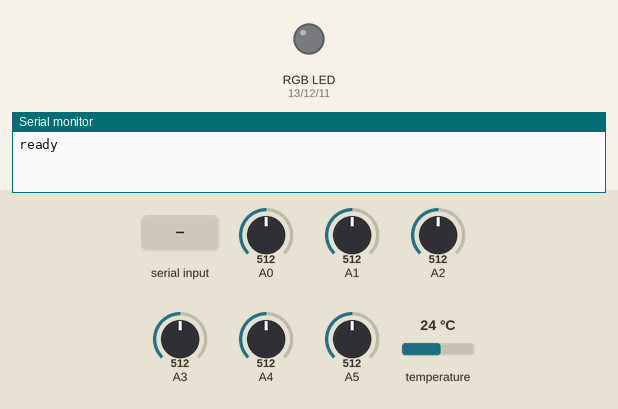
A sketch run on a simulated Arduino Uno, built with avr-gcc and run on an emulated ATmega328P. Shown: an RGB LED mixed from three pins (HIGH = lit), the last lines printed to the serial monitor. Inputs (shaded band) come from the test bench; at power-on: A0 = 512, A1 = 512, A2 = 512, A3 = 512, A4 = 512, A5 = 512, temperature 24 °C.

Above: at 0.8 s.
0.9 s: "go" received over Serial
3.9 s: "R" received over Serial
At 6.5 s:
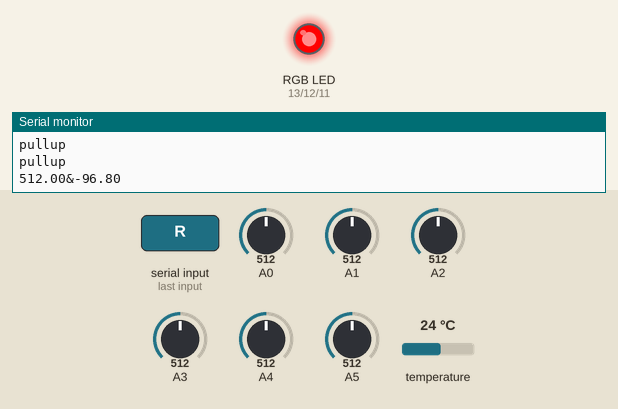
6.9 s: "G" received over Serial
At 8.7 s:
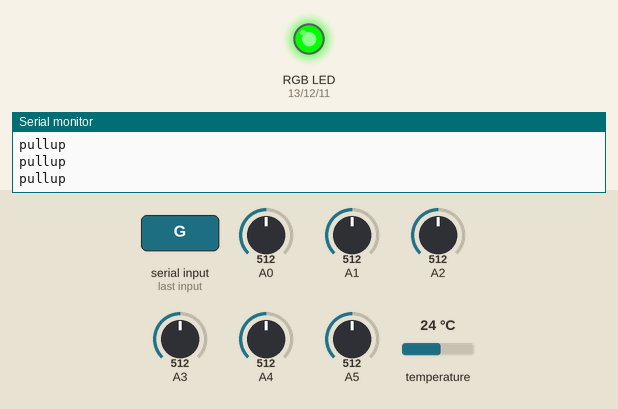
9.4 s: "B" received over Serial
At 10.7 s:
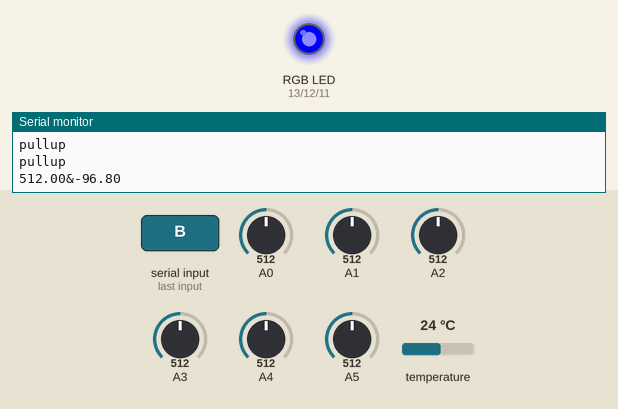
11.9 s: "RG" received over Serial
At 13.8 s:
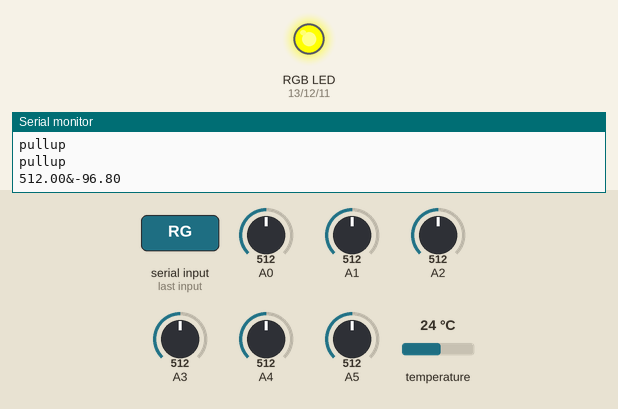
14.4 s: "RB" received over Serial
At 15.7 s:
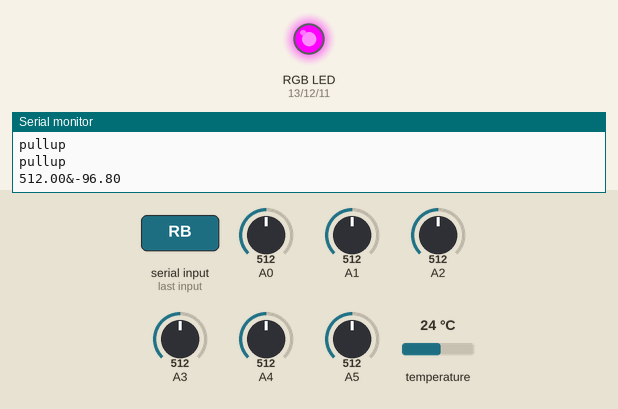
Timing chart, 0 to 17.4 s (numbered marks = the images above; inputs shaded):
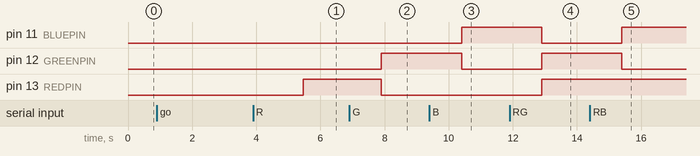

The sketch:

Assess.ino
```cpp
#include <OneWire.h>
#include <DallasTemperature.h>
#define ONE_WIRE_BUS 2
#define REDPIN 13
#define GREENPIN 12
#define BLUEPIN 11

OneWire oneWire(ONE_WIRE_BUS);
float calibrated[5];
double avg;
DallasTemperature sensors(&oneWire);
double raw;

String in;

void setup(void)
{
  Serial.begin(9600);
    pinMode(A0, INPUT);
  pinMode(A1, INPUT);
  pinMode(A2, INPUT);
  pinMode(A3, INPUT);
  pinMode(A4, INPUT);
  pinMode(A5, INPUT);
  pinMode(REDPIN, OUTPUT);
  pinMode(GREENPIN, OUTPUT);
  pinMode(BLUEPIN, OUTPUT);
  String status_  = "";
  while(!status_.equals("go"))
  {
    Serial.println("ready");
    status_ = Serial.readString();
    status_.trim();
  }
  Serial.println("RECEIVED HANDSHAKE");
}

void loop(void)
{
  avg = 0;
 sensors.requestTemperatures(); // Send the command to get temperature readings
 for(int i = 0; i < 5; i ++)
 {
  calibrated[i] = sensors.getTempCByIndex(i);
  avg += sensors.getTempCByIndex(i);
  if(calibrated[i] == -127)
  {
    Serial.println("pullup");
  }
 }
 avg = avg/5;
 raw = analogRead(A0);
 raw += analogRead(A1);
 raw += analogRead(A2);
 raw += analogRead(A3);
 raw += analogRead(A4);
 raw += analogRead(A5);
 raw /=6;
 //Serial.print("This is the average");
 String rawS = String(raw);
 Serial.println(rawS + "&" + avg);


 in = Serial.readString();
 in.trim();
 if(in.equals("R"))
 {
    digitalWrite(REDPIN, HIGH);
    digitalWrite(GREENPIN, LOW);
    digitalWrite(BLUEPIN, LOW);

 }
 else if(in.equals("G"))
 {
  digitalWrite(REDPIN, LOW);
    digitalWrite(GREENPIN, HIGH);
    digitalWrite(BLUEPIN, LOW);

 }
  else if(in.equals("B"))
 {
 digitalWrite(REDPIN, LOW);
    digitalWrite(GREENPIN, LOW);
    digitalWrite(BLUEPIN, HIGH);

 }

  else if(in.equals("RG"))
  {
digitalWrite(REDPIN, HIGH);
    digitalWrite(GREENPIN, HIGH);
    digitalWrite(BLUEPIN, LOW);

  }
    else if(in.equals("RB"))
  {
  digitalWrite(REDPIN, HIGH);
    digitalWrite(GREENPIN, LOW);
    digitalWrite(BLUEPIN, HIGH);

  }
    else if(in.equals("BG"))
  {
 digitalWrite(REDPIN, LOW);
    digitalWrite(GREENPIN, HIGH);
    digitalWrite(BLUEPIN, HIGH);

  }
      else if(in.equals("RGB"))
  {
  digitalWrite(REDPIN, HIGH);
    digitalWrite(GREENPIN, HIGH);
    digitalWrite(BLUEPIN, HIGH);

  }
     else if(in.equals("OFF"))
  {
  digitalWrite(REDPIN, LOW);
    digitalWrite(GREENPIN, LOW);
    digitalWrite(BLUEPIN, LOW);

  }


}
```

Measured:
- after the input at 3.9 s, pin 13 (REDPIN): LOW → HIGH after 1.6 s
- after the input at 6.9 s, pin 12 (GREENPIN): LOW → HIGH after 1.0 s; pin 13 (REDPIN): HIGH → LOW after 1.0 s
- after the input at 9.4 s, pin 11 (BLUEPIN): LOW → HIGH after 1.0 s; pin 12 (GREENPIN): HIGH → LOW after 1.0 s
- after the input at 11.9 s, pin 11 (BLUEPIN): HIGH → LOW after 1.0 s; pin 12 (GREENPIN), pin 13 (REDPIN): LOW → HIGH after 1.0 s
- after the input at 14.4 s, pin 11 (BLUEPIN): LOW → HIGH after 1.0 s; pin 12 (GREENPIN): HIGH → LOW after 1.0 s
